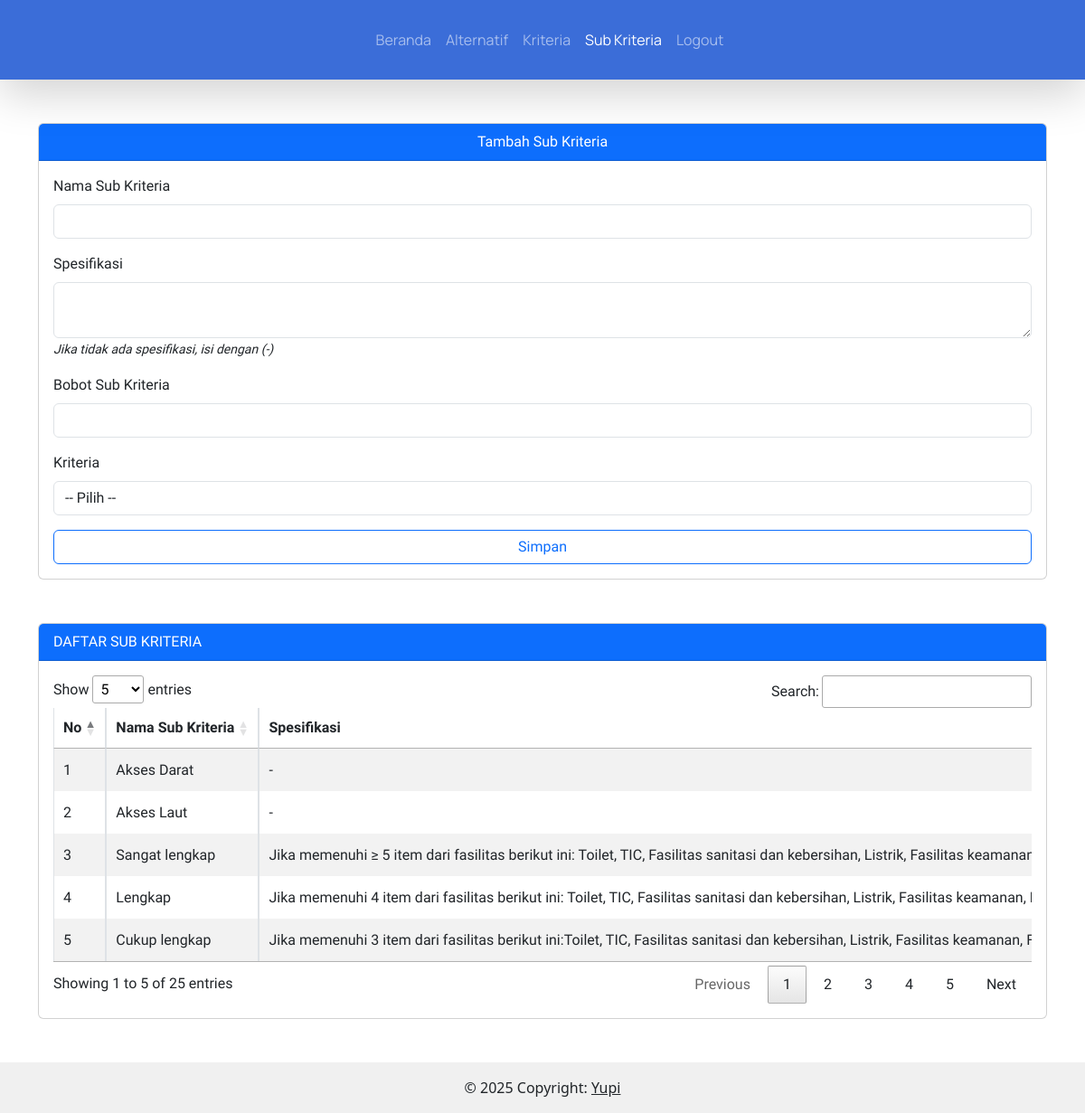
Page /index.php/subkriteria on the committed database.
### tables this page shows
CREATE TABLE `sub_kriteria` (
  `id_sub_kriteria` int(11) NOT NULL,
  `nama_sub_kriteria` varchar(255) NOT NULL,
  `spesifikasi` text DEFAULT NULL,
  `bobot_sub_kriteria` int(11) NOT NULL,
  `f_id_kriteria` char(3) NOT NULL
);

### application/controllers/Subkriteria.php (called while the page is built, shortened)
<?php
class Subkriteria extends CI_Controller
{
    public function index()
    {
        $dataKriteria = $this->db->query("SELECT * FROM kriteria")->result_array();
        $dataSubkriteria = $this->db->query("SELECT * FROM sub_kriteria JOIN kriteria ON sub_kriteria.f_id_kriteria = kriteria.id_kriteria")->result_array();
        $data = [
            'menu' => 'subkriteria',
            'dataKriteria' => $dataKriteria,
            'dataSubkriteria' => $dataSubkriteria
        ];
        $this->load->view('admin/templates/header', $data);
        $this->load->view('admin/subkriteria');
        $this->load->view('admin/templates/footer');
    }
}

### index.php (called while the page is built, shortened)
<?php
require_once BASEPATH.'core/CodeIgniter.php';

### application/views/admin/subkriteria.php (the view, shortened to what this page needs)
<div class="container mb-5" style="font-family: 'Prompt', sans-serif">
    <div class="row">
        <div class="d-xxl-flex">
            <div class="col-xxl-3 mb-xxl-3 mt-5">
                <form action="<?=base_url('subkriteria/add');?>" method="post">
                    <div class="card">
                        <div class="card-header bg-primary text-white text-center">
                            Tambah Sub Kriteria
                        </div>
                        <div class="card-body">
                            <div class="mb-3">
                                <label for="nama_sub_kriteria" class="form-label">Nama Sub Kriteria</label>
                                <input autofocus type="text" name="nama_sub_kriteria" class="form-control" required>
                            </div>
                            <div class="mb-3">
                                <label for="spesifikasi" class="form-label">Spesifikasi</label>
                                <textarea name="spesifikasi" id="spesifikasi" class="form-control"></textarea>
                                <small><i>Jika tidak ada spesifikasi, isi dengan (-)</i></small>
                            </div>
                            <div class="mb-3">
                                <label for="bobot_sub_kriteria" class="form-label">Bobot Sub Kriteria</label>
                                <input type="number" step="any" name="bobot_sub_kriteria" class="form-control" required>
                            </div>
                            <div class="mb-3">
                                <label class="form-label">Kriteria</label>
                                <select class="form-control" name="f_id_kriteria">
                                    <option value="">-- Pilih --</option>
                                </select>
                            </div>
                            <button type="submit" class="btn btn-outline-primary col-12">Simpan</button>
                        </div>
                    </div>
                </form>
            </div>
            <div class="col-xxl-9 mt-5 ms-xxl-5">
                <div class="card">
                    <div class="card-header bg-primary text-white">DAFTAR SUB KRITERIA</div>
                    <div class="card-body">
                        <div class="table-responsive">
                            <table class="table table-striped table-bordered nowrap" style="width:100%"
                                id="table-subkriteria">
                                <thead>
                                    <tr>
                                        <th>No</th>
                                        <th>Nama Sub Kriteria</th>
                                        <th>Spesifikasi</th>
                                    </tr>
                                </thead>
                                <tbody>
                                    <?php foreach ($dataSubkriteria as $i => $row): ?>
                                    <tr>
                                        <td><?= $i+1; ?></td>
                                        <td><?= $row['nama_sub_kriteria']; ?></td>
                                        <td><?= $row['spesifikasi']; ?></td>
                                    </tr>
                                    <?php endforeach; ?>
                                </tbody>
                            </table>
                        </div>
                    </div>
                </div>
            </div>
        </div>
    </div>
</div>

### rows in the picture
sub_kriteria: nama_sub_kriteria "Akses Darat", spesifikasi "-"
sub_kriteria: nama_sub_kriteria "Akses Laut", spesifikasi "-"
sub_kriteria: nama_sub_kriteria "Sangat lengkap", spesifikasi "Jika memenuhi ≥ 5 item dari fasilitas berikut ini: Toilet, TIC, Fasilitas sanitasi dan kebersihan, Listrik, Fasilitas…"
sub_kriteria: nama_sub_kriteria "Lengkap", spesifikasi "Jika memenuhi 4 item dari fasilitas berikut ini: Toilet, TIC, Fasilitas sanitasi dan kebersihan, Listrik, Fasilitas keamanan,…"
sub_kriteria: nama_sub_kriteria "Cukup lengkap", spesifikasi "Jika memenuhi 3 item dari fasilitas berikut ini:Toilet, TIC, Fasilitas sanitasi dan kebersihan, Listrik, Fasilitas keamanan,…"
